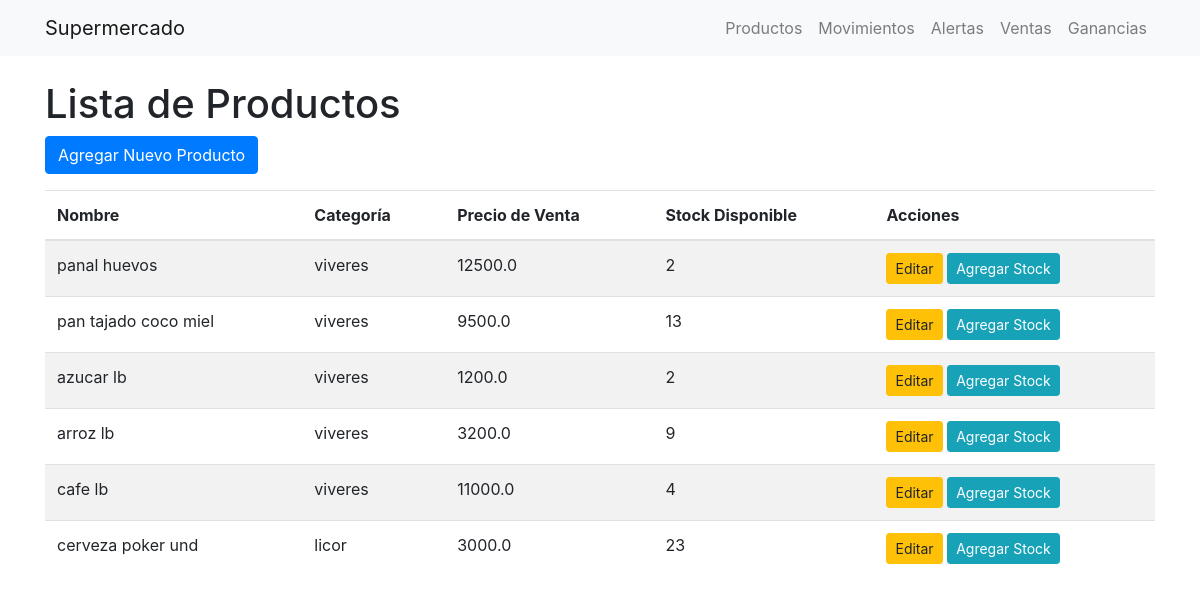
The page /productos on the database its author committed.
### app.py (models this page shows)
class Producto(db.Model):
    id = db.Column(db.Integer, primary_key=True)
    nombre = db.Column(db.String(100), nullable=False)
    categoria = db.Column(db.String(100), nullable=False)
    precio_compra = db.Column(db.Float, nullable=False)
    precio_venta = db.Column(db.Float, nullable=False)
    stock_disponible = db.Column(db.Integer, nullable=False)
    proveedor = db.Column(db.String(100), nullable=False)
    umbral_alerta = db.Column(db.Integer, nullable=False, default=5)

### app.py (the view)
@app.route('/productos')
def productos():
    productos = Producto.query.all()
    return render_template('productos/lista_productos.html', productos=productos)

### templates/productos/lista_productos.html
{% extends 'index.html' %}
{% block content %}
    <h1>Lista de Productos</h1>
    <a href="{{ url_for('agregar_producto') }}" class="btn btn-primary mb-3">Agregar Nuevo Producto</a>
    <table class="table table-striped">
        <thead>
            <tr>
                <th>Nombre</th>
                <th>Categoría</th>
                <th>Precio de Venta</th>
                <th>Stock Disponible</th>
                <th>Acciones</th>
            </tr>
        </thead>
        <tbody>
            {% for producto in productos %}
                <tr>
                    <td>{{ producto.nombre }}</td>
                    <td>{{ producto.categoria }}</td>
                    <td>{{ producto.precio_venta }}</td>
                    <td>{{ producto.stock_disponible }}</td>
                    <td>
                         <a href="{{ url_for('editar_producto', id=producto.id) }}" class="btn btn-sm btn-warning">Editar</a>
                         <a href="{{ url_for('agregar_stock', id=producto.id) }}" class="btn btn-sm btn-info">Agregar Stock</a>
                    </td>
                </tr>
            {% endfor %}
        </tbody>
    </table>
{% endblock %}

### rows shown on the page
Producto: nombre "panal huevos", categoria "viveres", precio_venta "12500.0", stock_disponible "2"
Producto: nombre "pan tajado coco miel", categoria "viveres", precio_venta "9500.0", stock_disponible "13"
Producto: nombre "azucar lb", categoria "viveres", precio_venta "1200.0", stock_disponible "2"
Producto: nombre "arroz lb", categoria "viveres", precio_venta "3200.0", stock_disponible "9"
Producto: nombre "cafe lb", categoria "viveres", precio_venta "11000.0", stock_disponible "4"
Producto: nombre "cerveza poker und", categoria "licor", precio_venta "3000.0", stock_disponible "23"
